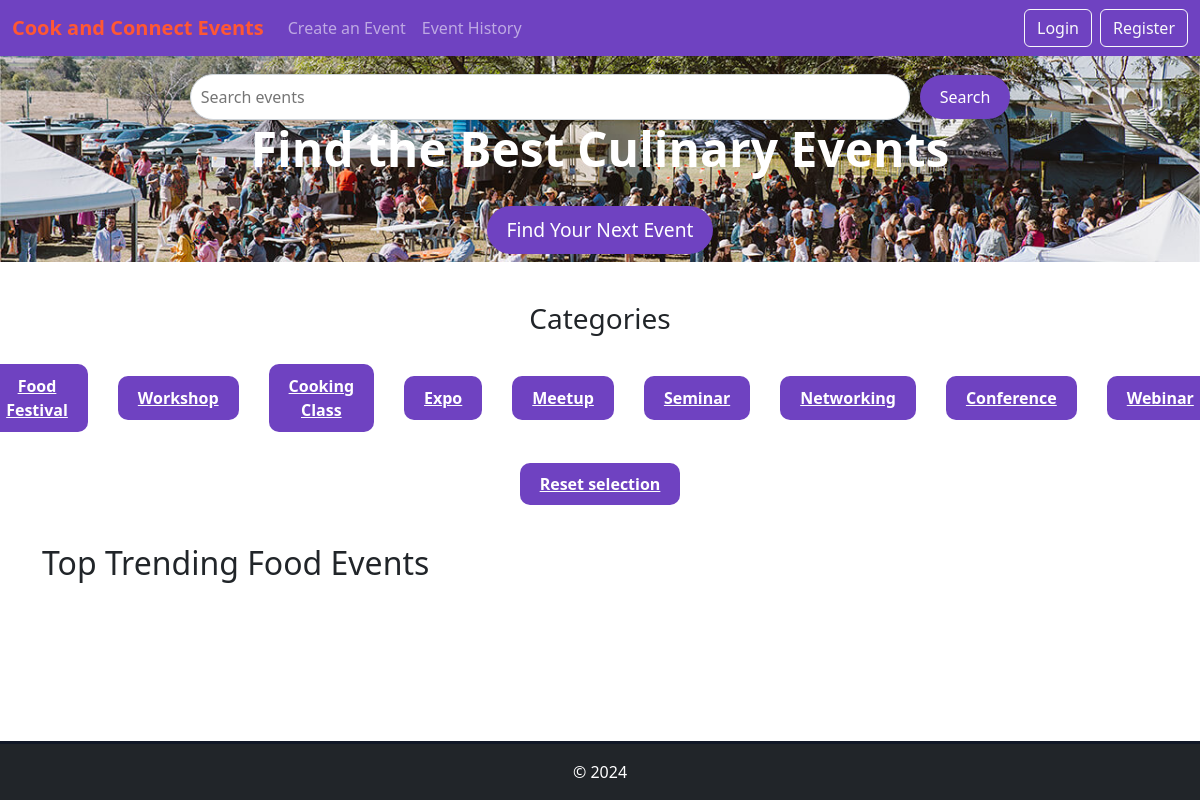
The page /?category=Workshop&search_keywords=None on the database as committed earlier.
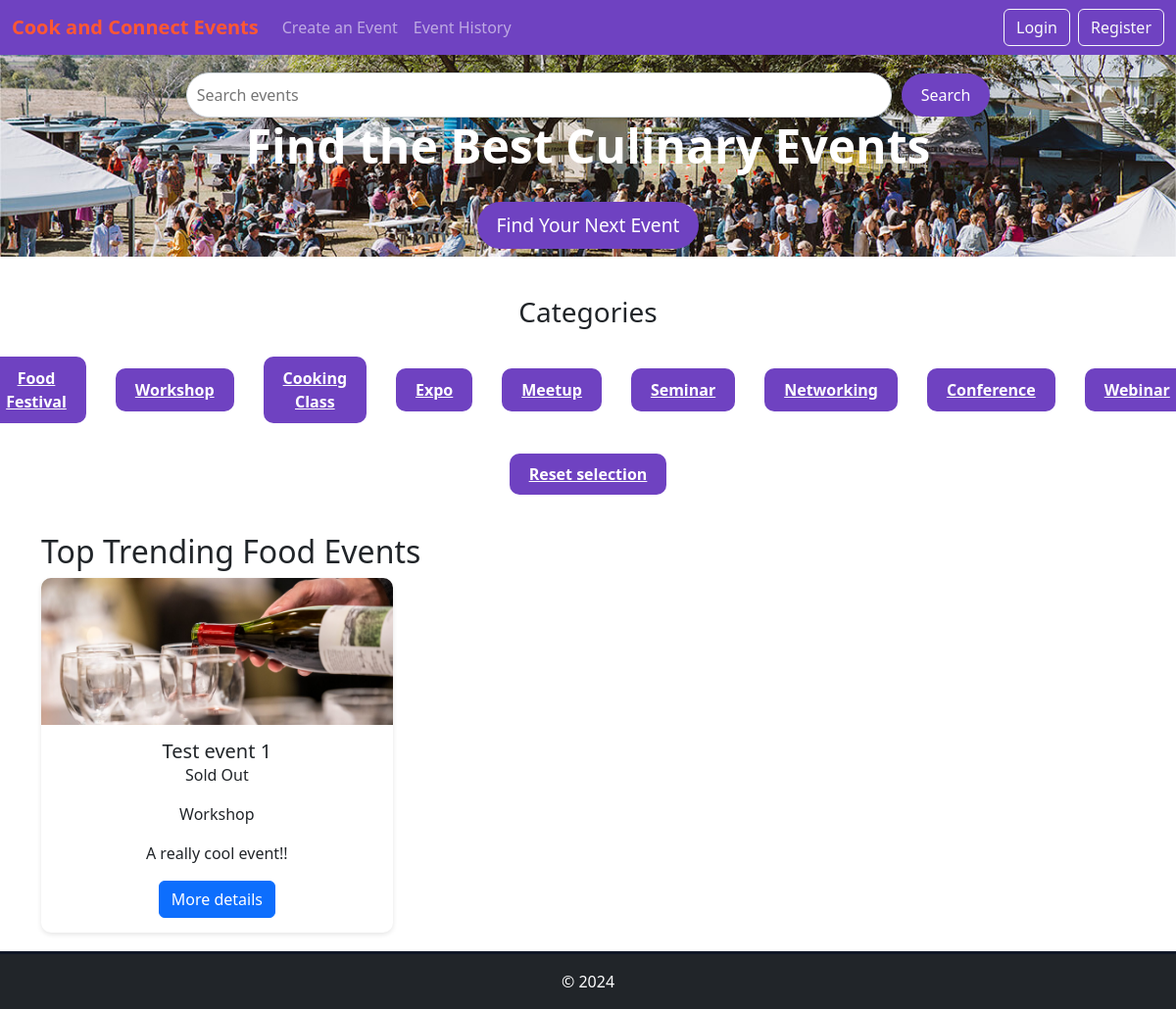
The same page on the database as committed later.
### website/models.py (models this page shows)
class Event(db.Model):
    __tablename__ = "events"
    id = db.Column(db.Integer, primary_key=True)
    user_id = db.Column(db.Integer, db.ForeignKey('users.id'))
    Title = db.Column(db.String(255), nullable=False)
    Description = db.Column(db.String(255), nullable=False)
    Image = db.Column(db.String(60), nullable=False, default='default.jpg')
    Start_time = db.Column(db.Time, nullable=False)
    Start_date = db.Column(db.Date, nullable=False)
    Venue = db.Column(db.String(32), nullable=False)
    Category = db.Column(db.String(32), nullable=False)
    Tickets_available = db.Column(db.Integer, nullable=False)
    Status = db.Column(db.String(32), nullable=False)
    comments = db.relationship('Comment', backref='event')
    orders = db.relationship('Order', backref='event')

### website/views.py (the view)
@main_bp.route('/')
def index():
    category = request.args.get("category")
    search_keywords = request.args.get("search_keywords")
    if category or search_keywords:
        if category != "None" and search_keywords != "None":
            events = Event.query.filter(Event.Title.contains(search_keywords)).filter_by(Category=category).order_by(Event.id).all()
        elif category != "None":
            events = Event.query.filter_by(Category=category).order_by(Event.id).all()
        elif search_keywords != "None":
            events = Event.query.filter(Event.Title.contains(search_keywords)).order_by(Event.id).all()
        else:
            events = Event.query.order_by(Event.id).all()
    else:
            events = Event.query.order_by(Event.id).all()
    user = check_login(current_user)
    for event in events:
        if event.Start_date.strftime('%Y-%m-%d') < datetime.today().strftime('%Y-%m-%d') and event.Status != "Inactive":
            new_event = Event.query.filter_by(id=event.id).first()
            new_event.Status = "Inactive"
            db.session.add(new_event)
    db.session.commit()
    return render_template('index.html', events=events, user=user, categories=CATEGORIES, category=category, search_keywords=search_keywords)

### website/views.py (called while the page is built)
def check_login(current_user):
    return current_user if current_user.is_authenticated else None

### website/templates/index.html (shortened to what this page needs)
{% extends "base.html" %}
{% block header %}
<div class="top-section">
    <div class="py-2">
        <div class="search-bar">
            <input type="text" id="searchInput" placeholder="Search events">
            <button id="searchButton" onclick="search()">Search</button>
        </div>
        <div class="banner-content">
            <h1>Find the Best Culinary Events</h1>
            <button>Find Your Next Event</button>
        </div>
    </div>
</div>
{% endblock %}
{% block content %}
    <h3 class="category-title">Categories</h3>
    <div class="categories">
        {% for category in categories %}
            <div class="category-item">
            <a class="btn-default" href="{{ url_for('main.index') }}?category={{ category }}&search_keywords={{ search_keywords }}">
                <span>{{ category }}</span>
            </a>
        </div>
        {% endfor %}
    </div>
    <div style="justify-content: center; text-align: center;">
        <a class="btn-default" href="{{ url_for('main.index') }}">Reset selection</a>
    </div>
    <div class="container mt-5">
        <h2 class="text-left">Top Trending Food Events</h2>
        <div class="trending-events" id="eventContainer">
             {% for event in events %}
                {% include "./partials/event_card.html" %}
             {% endfor %}
        </div>
    </div>
{% endblock %}

### website/templates/base.html (shortened to what this page needs)
<!DOCTYPE html>
<html lang="en">
<head>
    <link href="https://cdn.jsdelivr.net/npm/bootstrap@5.3.2/dist/css/bootstrap.min.css" rel="stylesheet">
    <link rel="stylesheet" href="{{ url_for('static', filename='style/style.css') }}">
</head>
<body>
    <header>
        <nav class="navbar navbar-expand-lg navbar-dark">
            <div class="container-fluid">
                <a class="navbar-brand" href="{{ url_for('main.index') }}">Cook and Connect Events</a>
                <div class="collapse navbar-collapse" id="navbarNav">
                    <ul class="navbar-nav me-auto">
                        <li class="nav-item">
                            <a class="nav-link" href="{{ url_for('main.CreateEvent') }}">Create an Event</a>
                        </li>
                        <li class="nav-item">
                            <a class="nav-link" href="{{ url_for('main.history') }}">Event History</a>
                        </li>
                    </ul>
                    <div class="d-flex gap-2">
                        {% if user != None %}
                            <a href="{{ url_for('main.profile') }}" class="btn btn-outline-light">Profile</a>
                            <a href="{{ url_for('auth.logout') }}" class="btn btn-outline-light">Logout</a>
                        {% else %}
                            <a href="{{ url_for('auth.login') }}" class="btn btn-outline-light">Login</a>
                            <a href="{{ url_for('auth.register') }}" class="btn btn-outline-light">Register</a>
                        {% endif %}
                    </div>
                </div>
            </div>
        </nav>
        {% block header %}
        {% endblock %}
    </header>
    <div class="pb-5">
        {% block content %}
        {% endblock %}
    </div>
    <footer class="bg-dark text-white text-center py-3">
        © 2024
    </footer>
</body>
</html>

### website/templates/partials/event_card.html
<div class="event-card">
    <img src="{{ url_for('static', filename='img/wine_tasting_night.jpg') }}" alt="Wine Tasting Night">
    <div class="card-body">
        <h5 class="card-title">{{ event.Title }}</h5>
        <p class="card-text">{{ event.Status }}</p>
        <p class="card-text">{{ event.Category }}</p>
        <p class="card-text description-text text-break">{{ event.Description }}</p>
        <a href="{{ url_for('main.eventDetails') }}?id={{ event.id }}" class="btn btn-primary">More details</a>
    </div>
</div>

### website/static/style/style.css (style rules this page uses)
footer { background-color: #1f2937; color: #fff; text-align: center; padding: 20px; border-top: 3px solid #111827; width: 100%; position: fixed; bottom: 0; left: 0; right: 0; box-sizing: border-box; }
html { height: 100%; margin: 0; font-family: 'Poppins', sans-serif; }
.navbar { background-color: #6f42c1; }
.navbar-brand { color: #ff5733; font-weight: bold; }
.top-section { background-image: url('/static/img/banner.jpg'); background-size: cover; background-position: center; color: white; text-align: center; }
.search-bar { display: flex; align-items: center; justify-content: center; margin-top: 10px; }
.search-bar input { width: 60%; padding: 10px; border-radius: 50px; border: 1px solid #ced4da; outline: none; box-shadow: 0 2px 4px rgba(0, 0, 0, 0.1); }
.search-bar button { padding: 10px 20px; margin-left: 10px; border: none; background-color: #6f42c1; color: white; border-radius: 50px; cursor: pointer; }
.banner-content h1 { font-size: 3rem; font-weight: 700; }
.banner-content button { padding: 10px 20px; background-color: #6f42c1; border: none; color: white; border-radius: 30px; font-size: 1.2rem; margin-top: 20px; }
.categories { display: flex; justify-content: center; align-items: center; padding-bottom: 40px; }
.category-item { display: flex; flex-direction: column; align-items: center; margin: 0 15px; text-align: center; }
.category-item span { margin-top: 10px; font-weight: 600; text-decoration: none; }
.event-card { background-color: #ffffff; border-radius: 10px; box-shadow: 0 2px 5px rgba(0, 0, 0, 0.1); margin-bottom: 30px; }
.event-card img { width: 100%; height: 150px; border-top-left-radius: 10px; border-top-right-radius: 10px; object-fit: cover; }
.event-card .card-body { padding: 15px; text-align: center; }
.trending-events { display: grid; grid-template-columns: repeat(3, 1fr); gap: 20px; }
.container { margin-top: 40px; }
.btn-default { background-color: #6f42c1; color: white; border-radius: 10px; padding: 10px 20px; width: 100%; font-weight: bold; margin-top: 10px; border: 0; }
.category-title { text-align: center; padding-top: 40px; padding-bottom: 10px; }
.description-text { overflow: hidden; display: -webkit-box; -webkit-line-clamp: 2; line-clamp: 2; -webkit-box-orient: vertical; }

Rows that differ between the two databases and show on the page:
now on this page (row edited): Event: Title "Test event 1", Status "Sold Out", Category "Workshop", Description "A really cool event!!"
